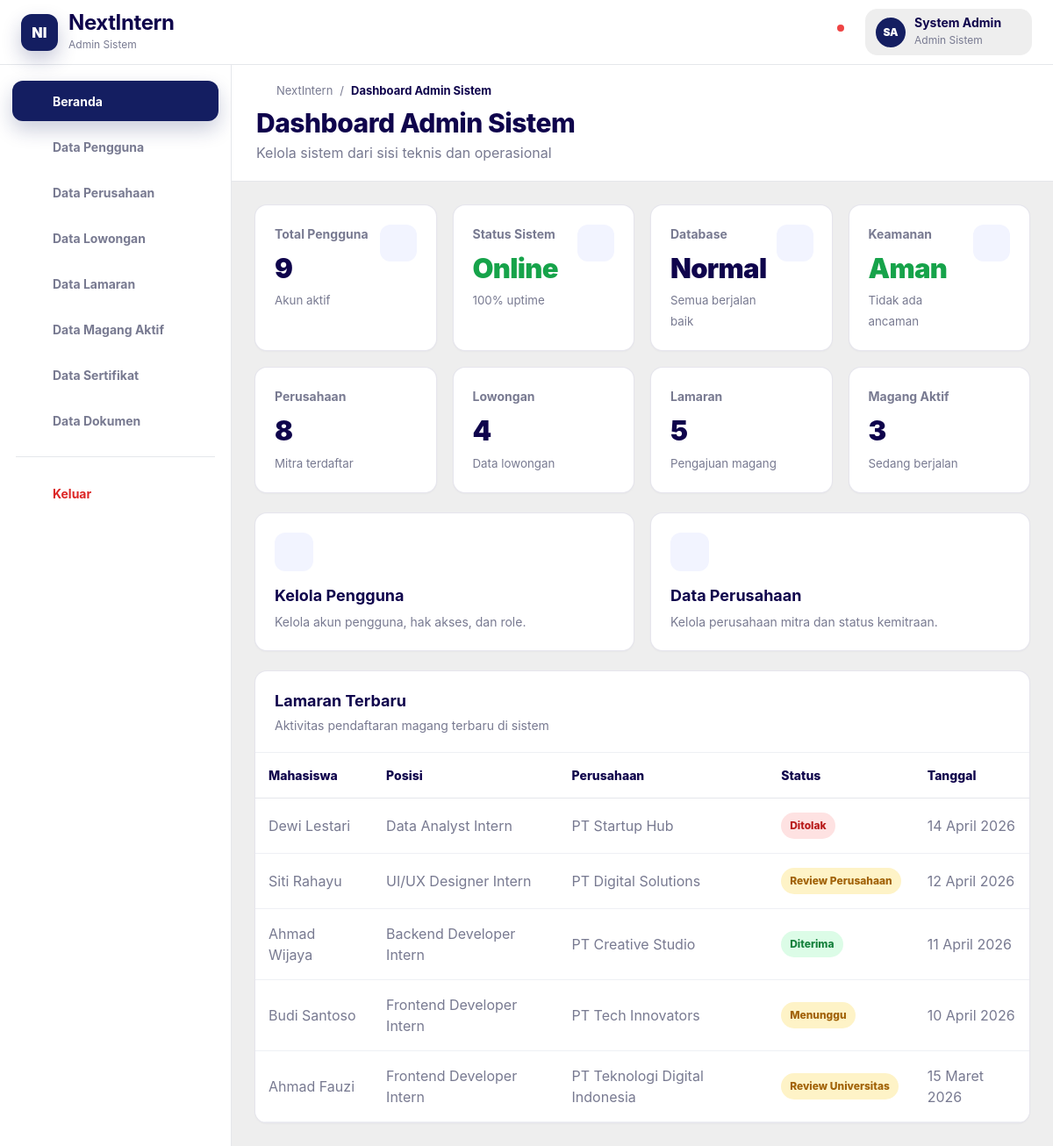
The app's page /sysadmin/dashboard.php (signed in) with its own data.
### tables this page shows
CREATE TABLE applications (
  id INT AUTO_INCREMENT PRIMARY KEY,
  student_id INT NULL,
  student_name VARCHAR(150) NOT NULL,
  internship_id INT NULL,
  position VARCHAR(180) NOT NULL,
  company_id INT NULL,
  company_name VARCHAR(180) NOT NULL,
  status ENUM(
    'pending',
    'university_review',
    'university_approved',
    'admin_approved',
    'company_review',
    'accepted',
    'rejected'
  ) NOT NULL DEFAULT 'pending',
  applied_date DATE NOT NULL,
  created_at DATETIME NOT NULL DEFAULT CURRENT_TIMESTAMP,
  updated_at DATETIME NULL DEFAULT NULL ON UPDATE CURRENT_TIMESTAMP,
  CONSTRAINT fk_applications_student
    FOREIGN KEY (student_id) REFERENCES students(id)
    ON UPDATE CASCADE
    ON DELETE SET NULL,
  CONSTRAINT fk_applications_internship
    FOREIGN KEY (internship_id) REFERENCES internships(id)
    ON UPDATE CASCADE
    ON DELETE SET NULL,
  CONSTRAINT fk_applications_company
    FOREIGN KEY (company_id) REFERENCES companies(id)
    ON UPDATE CASCADE
    ON DELETE SET NULL
);

### app/functions.php (called while the page is built, shortened)
<?php
function e($value): string
{
    return htmlspecialchars((string) $value, ENT_QUOTES, 'UTF-8');
}
function app_base_url(): string
{
    $script = str_replace('\\', '/', $_SERVER['SCRIPT_NAME'] ?? '');
    $pos = strpos($script, '/sysadmin/');
    if ($pos !== false) {
        $base = substr($script, 0, $pos);
    } else {
        $base = rtrim(str_replace('\\', '/', dirname($script)), '/');
    }
    return $base;
}
function url(string $path = ''): string
{
    return app_base_url() . '/' . ltrim($path, '/');
}
function status_badge_class(string $status): string
{
    $green = ['active', 'verified', 'accepted', 'issued', 'ongoing', 'completed', 'admin_approved', 'university_approved'];
    $yellow = ['pending', 'university_review', 'company_review', 'draft'];
    $red = ['rejected', 'inactive', 'closed', 'revoked', 'terminated'];
    if (in_array($status, $green, true)) {
        return 'badge-green';
    }
    if (in_array($status, $yellow, true)) {
        return 'badge-yellow';
    }
    if (in_array($status, $red, true)) {
        return 'badge-red';
    }
    return 'badge-blue';
}
function status_label(string $status): string
{
    return [
        'active' => 'Aktif',
        'inactive' => 'Nonaktif',
        'verified' => 'Terverifikasi',
        'pending' => 'Menunggu',
        'rejected' => 'Ditolak',
        'accepted' => 'Diterima',
        'issued' => 'Diterbitkan',
        'revoked' => 'Dicabut',
        'ongoing' => 'Berjalan',
        'completed' => 'Selesai',
        'terminated' => 'Dihentikan',
        'university_review' => 'Review Universitas',
        'university_approved' => 'Disetujui Universitas',
        'admin_approved' => 'Disetujui Admin',
        'company_review' => 'Review Perusahaan',
        'draft' => 'Draft',
        'closed' => 'Ditutup',
    ][$status] ?? ucfirst(str_replace('_', ' ', $status));
}
function format_date_id(?string $date): string
{
    $months = [1 => 'Januari', 'Februari', 'Maret', 'April', 'Mei', 'Juni', 'Juli', 'Agustus', 'September', 'Oktober', 'November', 'Desember'];
    $time = strtotime($date);
    return date('d', $time) . ' ' . $months[(int) date('n', $time)] . ' ' . date('Y', $time);
}

### sysadmin/dashboard.php (the view, shortened to what this page needs)
<?php
require_once __DIR__ . '/../config/database.php';
require_once __DIR__ . '/../includes/layout_start.php';
$stats = $pdo->query("SELECT
  (SELECT COUNT(*) FROM users WHERE status = 'active') AS total_pengguna,
  (SELECT COUNT(*) FROM companies) AS total_perusahaan,
  (SELECT COUNT(*) FROM internships) AS total_lowongan,
  (SELECT COUNT(*) FROM applications) AS total_lamaran,
  (SELECT COUNT(*) FROM active_interns WHERE status = 'ongoing') AS magang_aktif,
  (SELECT COUNT(*) FROM certificates) AS total_sertifikat,
  (SELECT COUNT(*) FROM documents) AS total_dokumen")->fetch();
$recent = $pdo->query("SELECT student_name, company_name, position, status, applied_date FROM applications ORDER BY applied_date DESC, id DESC LIMIT 5")->fetchAll();
?>
<div class="grid grid-4">
  <div class="card stat">
    <div class="stat-row">
      <div>
        <div class="stat-title">Total Pengguna</div>
        <div class="stat-number"><?= e($stats['total_pengguna']) ?></div><small>Akun aktif</small>
      </div>
      <div class="stat-icon"><?= icon_svg('users') ?></div>
    </div>
  </div>
  <div class="card stat">
    <div class="stat-row">
      <div>
        <div class="stat-title">Status Sistem</div>
        <div class="stat-number text-green">Online</div><small>100% uptime</small>
      </div>
      <div class="stat-icon"><?= icon_svg('shield') ?></div>
    </div>
  </div>
  <div class="card stat">
    <div class="stat-row">
      <div>
        <div class="stat-title">Database</div>
        <div class="stat-number">Normal</div><small>Semua berjalan baik</small>
      </div>
      <div class="stat-icon"><?= icon_svg('database') ?></div>
    </div>
  </div>
  <div class="card stat">
    <div class="stat-row">
      <div>
        <div class="stat-title">Keamanan</div>
        <div class="stat-number text-green">Aman</div><small>Tidak ada ancaman</small>
      </div>
      <div class="stat-icon"><?= icon_svg('shield') ?></div>
    </div>
  </div>
</div>
<div class="grid grid-4" style="margin-top:18px">
  <div class="card stat">
    <div class="stat-title">Perusahaan</div>
    <div class="stat-number"><?= e($stats['total_perusahaan']) ?></div><small>Mitra terdaftar</small>
  </div>
  <div class="card stat">
    <div class="stat-title">Lowongan</div>
    <div class="stat-number"><?= e($stats['total_lowongan']) ?></div><small>Data lowongan</small>
  </div>
  <div class="card stat">
    <div class="stat-title">Lamaran</div>
    <div class="stat-number"><?= e($stats['total_lamaran']) ?></div><small>Pengajuan magang</small>
  </div>
  <div class="card stat">
    <div class="stat-title">Magang Aktif</div>
    <div class="stat-number"><?= e($stats['magang_aktif']) ?></div><small>Sedang berjalan</small>
  </div>
</div>
<div class="grid grid-2" style="margin-top:22px">
  <a class="card quick-card" href="<?= e(url('sysadmin/users.php')) ?>">
    <div class="stat-icon"><?= icon_svg('users') ?></div>
    <h3>Kelola Pengguna</h3>
    <p>Kelola akun pengguna, hak akses, dan role.</p>
  </a>
  <a class="card quick-card" href="<?= e(url('sysadmin/companies.php')) ?>">
    <div class="stat-icon"><?= icon_svg('database') ?></div>
    <h3>Data Perusahaan</h3>
    <p>Kelola perusahaan mitra dan status kemitraan.</p>
  </a>
</div>
<div class="card" style="margin-top:22px">
  <div class="card-head">
    <h3>Lamaran Terbaru</h3>
    <p>Aktivitas pendaftaran magang terbaru di sistem</p>
  </div>
  <div class="table-wrap">
    <table class="table">
      <thead>
        <tr>
          <th>Mahasiswa</th>
          <th>Posisi</th>
          <th>Perusahaan</th>
          <th>Status</th>
          <th>Tanggal</th>
        </tr>
      </thead>
      <tbody>
        <?php foreach ($recent as $row): ?>
          <tr>
            <td><?= e($row['student_name']) ?></td>
            <td><?= e($row['position']) ?></td>
            <td><?= e($row['company_name']) ?></td>
            <td><span
                class="badge <?= status_badge_class($row['status']) ?>"><?= e(status_label($row['status'])) ?></span></td>
            <td><?= e(format_date_id($row['applied_date'])) ?></td>
          </tr>
        <?php endforeach; ?>
      </tbody>
    </table>
  </div>
</div>
<?php require_once __DIR__ . '/../includes/layout_end.php'; ?>

### assets/css/style.css (style rules this page uses)
:root { --primary-dark: #0F044C; --primary: #141E61; --muted: #787A91; --bg: #EEEEEE; --surface: #ffffff; --surface-soft: #f8f9ff; --line: #e5e7eb; --line-soft: #eef0f4; --green: #16a34a; --red: #dc2626; --yellow: #ca8a04; --blue: #2563eb; --radius: 14px; --radius-sm: 10px; --shadow: 0 10px 30px rgba(15, 4, 76, .08); }
* { box-sizing: border-box }
html { font-size: 16px; scroll-behavior: smooth }
body { margin: 0; background: var(--bg); color: var(--primary-dark); font-family: Inter, ui-sans-serif, system-ui, -apple-system, BlinkMacSystemFont, "Segoe UI", Arial, sans-serif; line-height: 1.5; }
a { color: inherit; text-decoration: none }
.grid { display: grid; gap: 18px }
.grid-4 { grid-template-columns: repeat(4, minmax(0, 1fr)) }
.grid-2 { grid-template-columns: repeat(2, minmax(0, 1fr)) }
.card { background: var(--surface); border: 1px solid rgba(15, 4, 76, .10); border-radius: var(--radius); box-shadow: 0 1px 2px rgba(15, 4, 76, .03); overflow: hidden; }
.card-head { padding: 20px 22px; border-bottom: 1px solid var(--line-soft) }
.card-head h2, .card-head h3 { margin: 0; font-size: 18px; color: var(--primary-dark) }
.card-head p { margin: 4px 0 0; color: var(--muted); font-size: 14px }
.stat { padding: 22px; min-height: 118px }
.stat-row { display: flex; align-items: flex-start; justify-content: space-between; gap: 12px }
.stat-title { font-size: 14px; color: var(--muted); font-weight: 750 }
.stat-number { font-size: 31px; font-weight: 900; margin: 6px 0 0; letter-spacing: -.7px; color: var(--primary-dark) }
.stat small { color: var(--muted) }
.stat-icon { width: 42px; height: 42px; border-radius: 12px; background: #f2f4ff; color: var(--primary); display: grid; place-items: center; flex: 0 0 auto }
.quick-card { display: block; height: 100%; padding: 22px; transition: box-shadow .15s ease, transform .15s ease }
.quick-card .stat-icon { width: 44px; height: 44px; margin-bottom: 14px }
.quick-card h3 { margin: 0 0 6px; font-size: 18px; color: var(--primary-dark) }
.quick-card p { margin: 0; color: var(--muted); font-size: 14px }
.table-wrap { overflow-x: auto; width: 100% }
.table { width: 100%; border-collapse: collapse; min-width: 760px }
.table th { font-size: 14px; text-align: left; color: var(--primary-dark); font-weight: 850; padding: 15px; border-bottom: 1px solid var(--line); white-space: nowrap; background: #fff }
.table td { padding: 16px 15px; border-bottom: 1px solid var(--line-soft); color: var(--muted); vertical-align: middle; background: #fff }
.badge { display: inline-flex; align-items: center; gap: 5px; border-radius: 999px; padding: 6px 10px; font-size: 12px; font-weight: 850; white-space: nowrap }
.badge-green { background: #dcfce7; color: #15803d }
.badge-yellow { background: #fef3c7; color: #a16207 }
.badge-red { background: #fee2e2; color: #b91c1c }
.text-green { color: var(--green) !important }

### records on screen
applications: student_name "Dewi Lestari", position "Data Analyst Intern", company_name "PT Startup Hub", status "Ditolak", applied_date "14 April 2026"
applications: student_name "Siti Rahayu", position "UI/UX Designer Intern", company_name "PT Digital Solutions", status "Review Perusahaan", applied_date "12 April 2026"
applications: student_name "Ahmad Wijaya", position "Backend Developer Intern", company_name "PT Creative Studio", status "Diterima", applied_date "11 April 2026"
applications: student_name "Budi Santoso", position "Frontend Developer Intern", company_name "PT Tech Innovators", status "Menunggu", applied_date "10 April 2026"
applications: student_name "Ahmad Fauzi", position "Frontend Developer Intern", company_name "PT Teknologi Digital Indonesia", status "Review Universitas", applied_date "15 Maret 2026"

### other values on screen
initials($user['name'] ?? 'Admin') "SA"
$user['name'] "System Admin"
$user['role_name'] "Admin Sistem"
$item['label'] "Beranda"
$item['label'] "Data Pengguna"
$item['label'] "Data Perusahaan"
$item['label'] "Data Lowongan"
$item['label'] "Data Lamaran"
$item['label'] "Data Magang Aktif"
$item['label'] "Data Sertifikat"
$item['label'] "Data Dokumen"
$pageTitle "Dashboard Admin Sistem"
$pageSubtitle "Kelola sistem dari sisi teknis dan operasional"
$stats['total_pengguna'] "9"
$stats['total_perusahaan'] "8"
